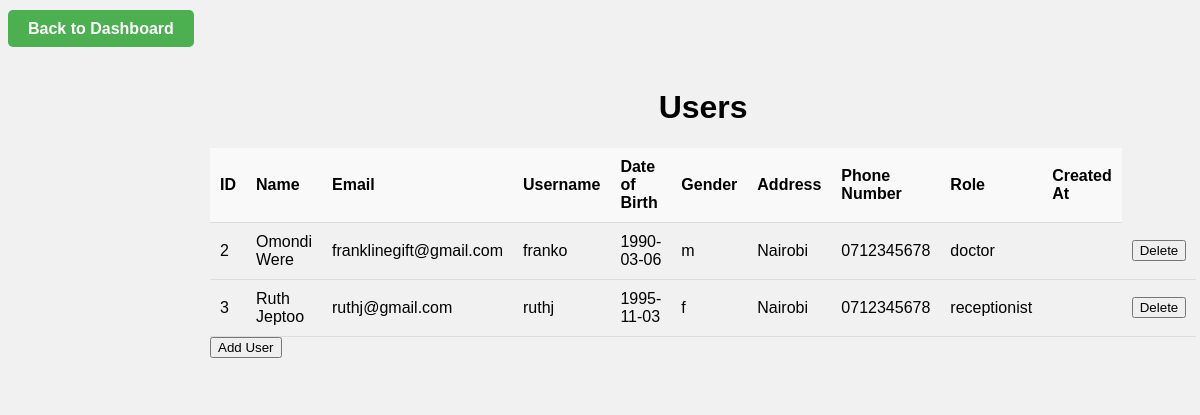
The page /users.php on the database its author committed.
### tables this page shows
CREATE TABLE `users` (
  `user_id` int(11) NOT NULL,
  `first_name` varchar(50) NOT NULL,
  `last_name` varchar(50) NOT NULL,
  `user_name` varchar(50) NOT NULL,
  `email` varchar(50) NOT NULL,
  `password` varchar(50) NOT NULL,
  `confirm_password` varchar(50) NOT NULL,
  `dob` date NOT NULL,
  `gender` varchar(1) NOT NULL,
  `address` varchar(50) NOT NULL,
  `phone_number` varchar(50) NOT NULL,
  `Role` enum('admin','receptionist','nurse','doctor') NOT NULL DEFAULT 'receptionist'
);

### users.php (the view, shortened to what this page needs)
<!DOCTYPE html>
<html>
<head>
</head>
<body>
    <div class="back">
        <a href="admin.php" class="back-button">Back to Dashboard</a>
    </div>
    <div class="dashboard">
        <div class="main-content">
            <h1>Users</h1>
            <?php
            require "connect.php";
            $sql = "SELECT * FROM users";
            $result = mysqli_query($conn, $sql);
            if (mysqli_num_rows($result) > 0) {
                echo "<table>";
                echo "<tr><th>ID</th><th>Name</th><th>Email</th><th>Username</th><th>Date of Birth</th><th>Gender</th><th>Address</th><th>Phone Number</th><th>Role</th><th>Created At</th></tr>";
                while ($row = mysqli_fetch_assoc($result)) {
                    echo "<tr>";
                    echo "<td>" . $row["user_id"] . "</td>";
                    echo "<td>" . $row["first_name"] . ' ' .  $row["last_name"] . "</td>";
                    echo "<td>" . $row["email"] . "</td>";
                    echo "<td>" . $row["user_name"] . "</td>";
                    echo "<td>" . $row["dob"] . "</td>";
                    echo "<td>" . $row["gender"] . "</td>";
                    echo "<td>" . $row["address"] . "</td>";
                    echo "<td>" . $row["phone_number"] . "</td>";
                    echo "<td>" . $row["Role"] . "</td>";
                    echo "<td>" . $row["created_at"] . "</td>";
                    echo '<td>';
                    echo '<form method="POST">';
                    echo '<button type="submit">Delete</button>';
                    echo '</form>';
                    echo '</td>';
                    echo "</tr>";
                }
                echo "</table>";
            } else {
                echo "No users found.";
            }
            ?>
            <button onclick="toggleUserForm()">Add User</button>
        </div>
    </div>
</body>
</html>

### users.php (style rules this page uses)
body { font-family: Verdana, Geneva, Tahoma, sans-serif; background-color: #f1f1f1; }
.dashboard { display: flex; max-width: 800px; margin: 0 auto; padding: 20px; background-color: #f1f1f1; border-radius: 5px; }
.main-content { flex-basis: calc(100% - 200px); padding: 10px; }
h1 { text-align: center; }
table { width: 100%; border-collapse: collapse; margin-top: 20px; }
table th, table td { padding: 10px; text-align: left; border-bottom: 1px solid #ddd; }
table th { background-color: #f9f9f9; }
.back { margin-top: 20px; }
.back-button { padding: 10px 20px; background-color: #4CAF50; color: white; border: none; text-decoration: none; font-weight: bold; border-radius: 5px; }

### rows shown on the page
users: user_id "2", first_name "Omondi", last_name "Were", email "franklinegift@gmail.com", user_name "franko", dob "1990-03-06", gender "m", address "Nairobi", phone_number "0712345678", Role "doctor"
users: user_id "3", first_name "Ruth", last_name "Jeptoo", email "ruthj@gmail.com", user_name "ruthj", dob "1995-11-03", gender "f", address "Nairobi", phone_number "0712345678", Role "receptionist"
